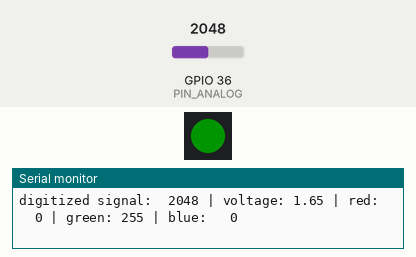
Recording of a program running on a simulated ESP32. On the bench: 1 RGB LEDs in strip order, left to right, the last lines printed to the serial monitor. The test bench sets the inputs (shaded band); at power-on: GPIO 36 (PIN_ANALOG) = 2048. Dim RGB values are drawn brighter than linear.

Above: at 1.2 s.
1.3 s: GPIO 36 (PIN_ANALOG) set to 2866
At 1.8 s:
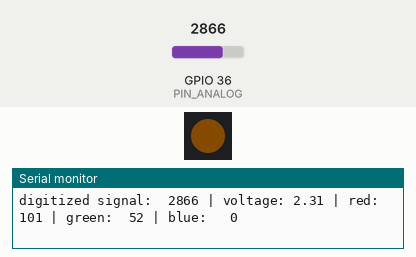
2.8 s: GPIO 36 (PIN_ANALOG) set to 2928
At 3.1 s:
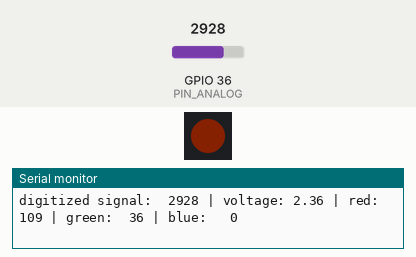
4.3 s: GPIO 36 (PIN_ANALOG) set to 1228
At 5.3 s:
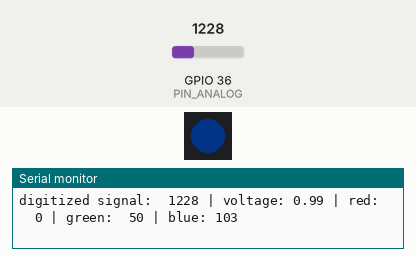
5.8 s: GPIO 36 (PIN_ANALOG) set to 491
At 6.6 s:
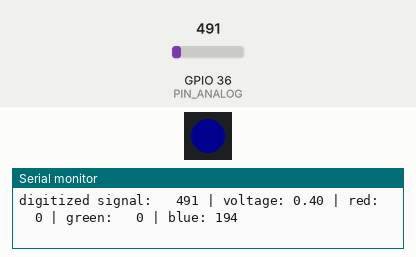
Timing chart, 0 to 8.3 s (numbered marks = the images above; inputs shaded):
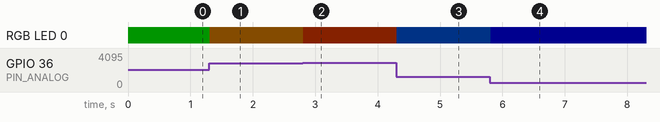

The program:

main.cpp
```cpp
#include <Arduino.h>
#include "Freenove_WS2812_Lib_for_ESP32.h"

// pin to use for analog input
#define PIN_ANALOG 36
#define LED_BUILTIN 2

// number of LED's in strip
#define RGB_COUNT 1
// GPIO pin connected to W2812 LED Controller.
#define PIN_RGB_LED 16
// channel number
#define CHANNEL 0
// WS2812 object
Freenove_ESP32_WS2812 rgb_led = Freenove_ESP32_WS2812(RGB_COUNT, PIN_RGB_LED, CHANNEL, TYPE_GRB);

void setup()
{
//   // initial serial monitor
  Serial.begin(115200);
  // init RGB LED
  rgb_led.begin();
  // set initial brightness. Use 0-255 here.
  rgb_led.setBrightness(20);
}

void loop()
{
  // trigger A/D converter to digitize signal
  int iVal = analogRead(PIN_ANALOG);

  float voltage = map(iVal, 0, 4095, 0, 3300) / 1000.0;

  // change colour of built-in LED depending on voltage level
  // 0v -> solid blue
  // 1.65v (half way) -> solid green
  // 3.3v -> solid red

  // these should be overwritten
  int red = 0;
  int green = 0;
  int blue = 0;

  if (iVal < 2048)
  {
    // up to half
    blue = map(iVal, 0, 2048, 255, 0);
    green = map(iVal, 1024, 2048, 0, 255);
    red = 0;
  }
  else
  {
    // above half
    blue = 0;
    green = map(iVal, 2048, 3072, 255, 0);
    red = map(iVal, 2048, 4095, 0, 255);
  }

  if (green < 0)
    green = 0;

  // print digitized value to serial monitor
  Serial.printf("digitized signal: %5d | voltage: %.2f | ", iVal, voltage);
  Serial.printf("red: %3d | green: %3d | blue: %3d\n", red, green, blue);

  // set the built in LED colour to the calculated RGB value
  rgb_led.setLedColorData(0, red, green, blue);
  rgb_led.show();
}
```

Measured:
- after the input at 1.3 s, RGB LED 0: RGB(0, 20, 0) → RGB(7, 4, 0) at once
- after the input at 2.8 s, RGB LED 0: RGB(7, 4, 0) → RGB(8, 2, 0) at once
- after the input at 4.3 s, RGB LED 0: RGB(8, 2, 0) → RGB(0, 3, 8) at once
- after the input at 5.8 s, RGB LED 0: RGB(0, 3, 8) → RGB(0, 0, 15) at once
